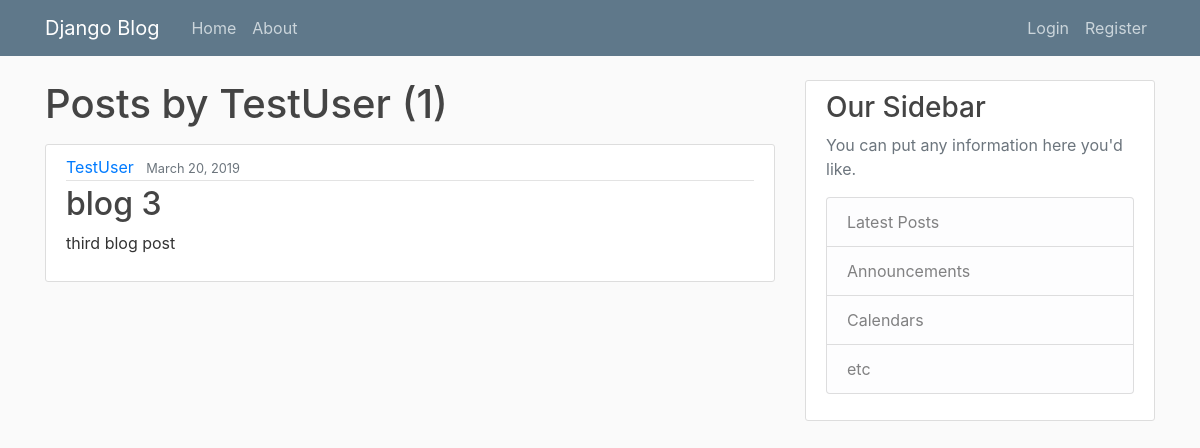
The page /user/TestUser on the database as committed earlier.
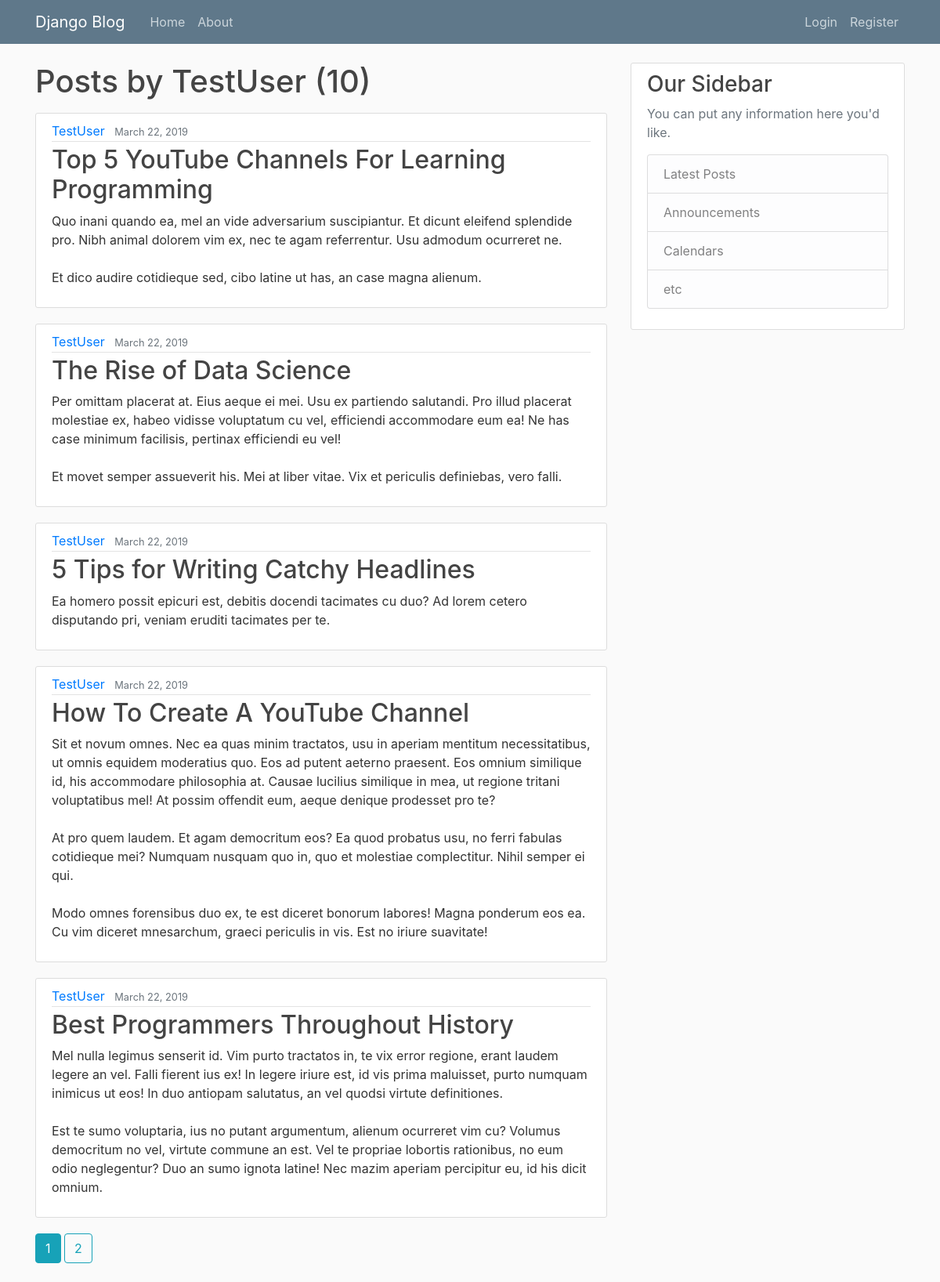
The same page on the database as committed later.
### blog/models.py (models this page shows, shortened)
class Post(models.Model):
    title = models.CharField(max_length=100)
    content = models.TextField()
    date_posted = models.DateTimeField(default=timezone.now)
    author = models.ForeignKey(User, on_delete=models.CASCADE)

### blog/views.py (the view)
# urls.py: path('user/<str:username>', UserPostListView.as_view(), name='user-posts'),
class UserPostListView(ListView):
    model = Post
    template_name = 'blog/user_posts.html' # <app>/<model>_<viewtype>.html
    context_object_name = 'posts'
    paginate_by = 5
    def get_queryset(self):
        user = get_object_or_404(User, username=self.kwargs.get('username'))
        return Post.objects.filter(author=user).order_by('-date_posted')

### blog/templates/blog/user_posts.html (shortened to what this page needs)
{% extends "blog/base.html" %}
{% block content %}
    <h1 class="mb-3">Posts by {{ view.kwargs.username }} ({{ page_obj.paginator.count }}) </h1>
    {% for post in posts %}
    <article class="media content-section">
        <div class="media-body">
            <div class="article-metadata">
            <a class="mr-2" href="{% url 'user-posts' post.author.username %}">{{ post.author }}</a>
            <small class="text-muted">{{ post.date_posted | date:"F d, Y" }}</small>
            </div>
            <h2><a class="article-title" href="{% url 'post-detail' post.id %}">{{ post.title }}</a></h2>
            <p class="article-content">{{ post.content }}</p>
        </div>
    </article>
    {% endfor %}
    {% if is_paginated %}
        {% for num in page_obj.paginator.page_range %}
            {% if page_obj.number == num %}
                <a class="btn btn-info mb-4" href="?page={{ num }}">{{ num }}</a>
            {% elif num > page_obj.number|add:'-3' and num < page_obj.number|add:'3' %}
                <a class="btn btn-outline-info mb-4" href="?page={{ num }}">{{ num }}</a>
            {% endif %}
        {% endfor %}
    {% endif %}
{% endblock content %}

### blog/templates/blog/base.html (shortened to what this page needs)
{% load static %}
<html lang="en">
<head>
    <link rel="stylesheet" href="https://maxcdn.bootstrapcdn.com/bootstrap/4.0.0/css/bootstrap.min.css">
    <link rel="stylesheet" type="text/css" href="{% static 'blog/main.css' %}">
</head>
<body>
    <header class="site-header">
    <nav class="navbar navbar-expand-md navbar-dark bg-steel fixed-top">
        <div class="container">
            <a class="navbar-brand mr-4" href="{% url 'blog-home' %}">Django Blog</a>
            <div class="collapse navbar-collapse" id="navbarToggle">
                <div class="navbar-nav mr-auto">
                 <a class="nav-item nav-link" href="{% url 'blog-home' %}">Home</a>
                 <a class="nav-item nav-link" href="{% url 'blog-about' %}">About</a>
                </div>
                <div class="navbar-nav">
                    {% if user.is_authenticated %}
                        <a class="nav-item nav-link" href="{% url 'post-create' %}">New Post</a>
                        <a class="nav-item nav-link" href="{% url 'profile' %}">Profile</a>
                        <a class="nav-item nav-link" href="{% url 'logout' %}">Logout</a>
                    {% else %}
                        <a class="nav-item nav-link" href="{% url 'login' %}">Login</a>
                        <a class="nav-item nav-link" href="{% url 'register' %}">Register</a>
                    {% endif %}
                </div>
                </div>
            </div>
        </nav>
    </header>
    <main role="main" class="container">
        <div class="row">
            <div class="col-md-8">
                {% block content %}{% endblock %}
            </div>
            <div class="col-md-4">
            <div class="content-section">
                <h3>Our Sidebar</h3>
                <p class='text-muted'>You can put any information here you'd like.
                <ul class="list-group">
                    <li class="list-group-item list-group-item-light">Latest Posts</li>
                    <li class="list-group-item list-group-item-light">Announcements</li>
                    <li class="list-group-item list-group-item-light">Calendars</li>
                    <li class="list-group-item list-group-item-light">etc</li>
                </ul>
                </p>
            </div>
            </div>
        </div>
    </main>
</body>
</html>

### blog/static/blog/main.css (style rules this page uses)
body { background: #fafafa; color: #333333; margin-top: 5rem; }
h1, h2, h3, h4, h5, h6 { color: #444444; }
ul { margin: 0; }
.bg-steel { background-color: #5f788a; }
.site-header .navbar-nav .nav-link { color: #cbd5db; }
.content-section { background: #ffffff; padding: 10px 20px; border: 1px solid #dddddd; border-radius: 3px; margin-bottom: 20px; }
.article-title { color: #444444; }
.article-content { white-space: pre-line; }
.article-metadata { padding-bottom: 1px; margin-bottom: 4px; border-bottom: 1px solid #e3e3e3 }

Rows that differ between the two databases and show on the page:
removed Post: author "TestUser", date_posted "March 20, 2019", title "blog 3", content "third blog post"
added Post: author "TestUser", date_posted "March 22, 2019", title "Top 5 YouTube Channels For Learning Programming", content "Quo inani quando ea, mel an vide adversarium suscipiantur. Et dicunt eleifend splendide pro. Nibh animal dolorem vim ex, nec te agam referrentur. Usu admodum ocurreret ne. Et dico audire cotidieque sed, cibo latine ut has, an case magna alienum."
added Post: author "TestUser", date_posted "March 22, 2019", title "The Rise of Data Science", content "Per omittam placerat at. Eius aeque ei mei. Usu ex partiendo salutandi. Pro illud placerat molestiae ex, habeo vidisse voluptatum cu vel, efficiendi accommodare eum ea! Ne has case minimum facilisis, pertinax efficiendi eu vel! Et movet semper assueverit his. Mei at liber vitae. Vix et periculis definiebas, vero falli."
added Post: author "TestUser", date_posted "March 22, 2019", title "5 Tips for Writing Catchy Headlines", content "Ea homero possit epicuri est, debitis docendi tacimates cu duo? Ad lorem cetero disputando pri, veniam eruditi tacimates per te."
added Post: author "TestUser", date_posted "March 22, 2019", title "How To Create A YouTube Channel", content "Sit et novum omnes. Nec ea quas minim tractatos, usu in aperiam mentitum necessitatibus, ut omnis equidem moderatius quo. Eos ad putent aeterno praesent. Eos omnium similique id, his accommodare philosophia at. Causae lucilius similique in mea, ut regione tritani voluptatibus mel! At possim offendit eum, aeque denique prodesset pro te? At pro quem laudem. Et agam democritum eos? Ea quod probatus usu, no ferri fabulas cotidieque mei? Numquam nusquam quo in, quo et molestiae complectitur. Nihil semper ei qui. Modo omnes forensibus duo ex, te est diceret bonorum labores! Magna ponderum eos ea. Cu vim diceret mnesarchum, graeci periculis in vis. Est no iriure suavitate!"
added Post: author "TestUser", date_posted "March 22, 2019", title "Best Programmers Throughout History", content "Mel nulla legimus senserit id. Vim purto tractatos in, te vix error regione, erant laudem legere an vel. Falli fierent ius ex! In legere iriure est, id vis prima maluisset, purto numquam inimicus ut eos! In duo antiopam salutatus, an vel quodsi virtute definitiones. Est te sumo voluptaria, ius no putant argumentum, alienum ocurreret vim cu? Volumus democritum no vel, virtute commune an est. Vel te propriae lobortis rationibus, no eum odio neglegentur? Duo an sumo ignota latine! Nec mazim aperiam percipitur eu, id his dicit omnium."
Other text that changed with them:
{{ page_obj.paginator.count }}: "1" → "10"
new list line: "1"
new list line: "2"
